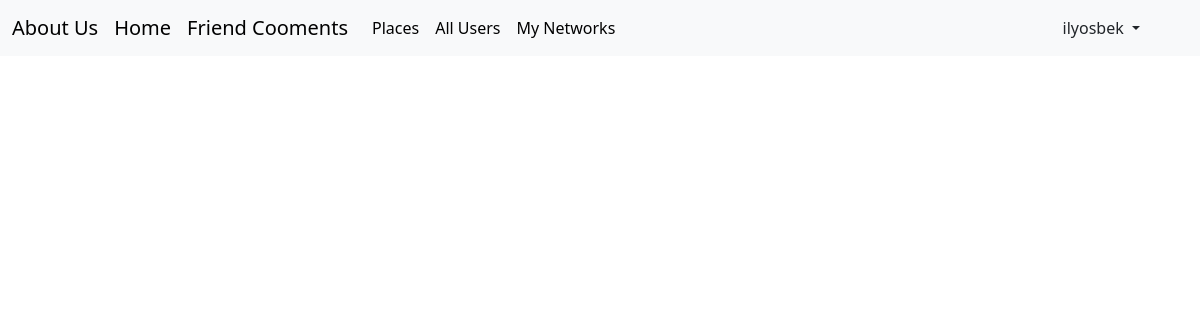
/home_view/ (signed in), run on an earlier commit of the app's database.
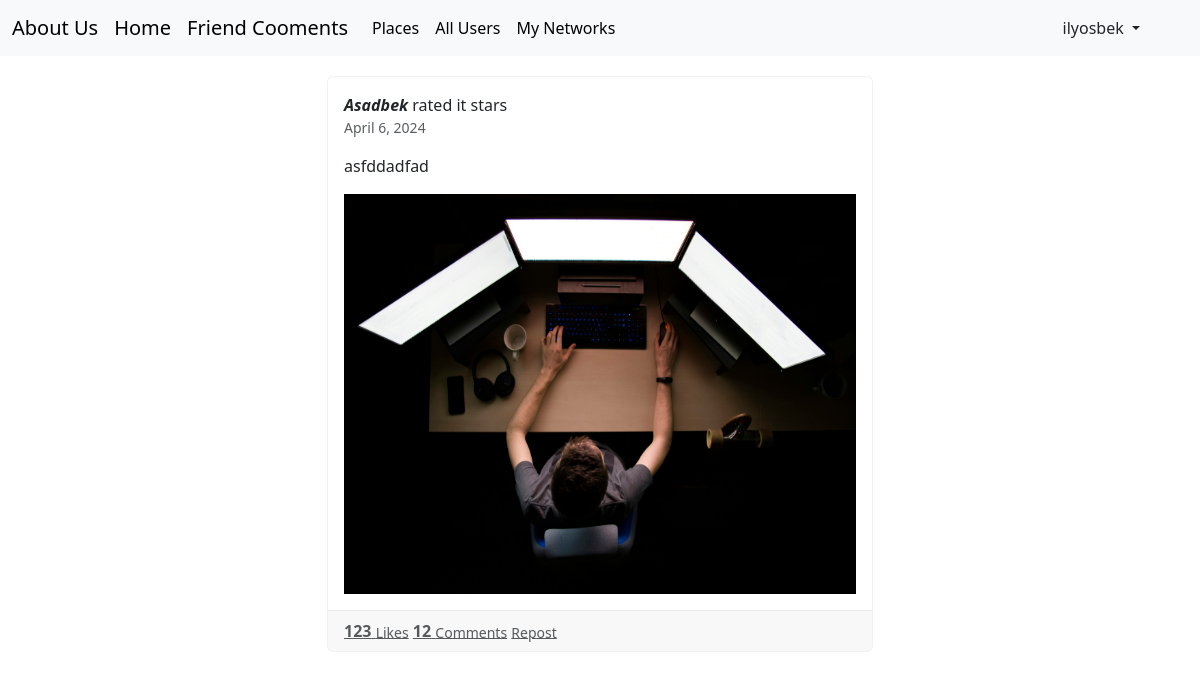
And on a later commit of the database.
### places/models.py (models this page shows, shortened)
class Comment(models.Model):
    user=models.ForeignKey(User, on_delete=models.CASCADE)
    place=models.ForeignKey(Place, on_delete=models.CASCADE, related_name='izohlar')
    comment_text=models.TextField()
    star_given=models.IntegerField(validators=[MinValueValidator(1), MaxValueValidator(5)])
    created_at=models.DateField(default=timezone.now)

class Place(models.Model):
    name=models.CharField(max_length=100)
    description=models.TextField()
    address=models.CharField(max_length=100)
    image=models.ImageField(upload_to='places_images/', default='places/default1.jpg')

### users/models.py (models this page shows)
class User(AbstractUser):
    photo=models.ImageField(upload_to="user_photos/", default='users/default.jpeg ')
    phone_number=models.CharField(max_length=13, unique=True, blank=True, null=True)
    friends=models.ManyToManyField('users.User', blank=True)

### comfig/views.py (the view)
# urls.py: path('home_view/', HomeView.as_view(), name='home_view'),
class HomeView(LoginRequiredMixin, View):
   def get(self, request):
      place_reviews=Comment.objects.exclude(user=request.user)
      return render (request, 'home.html', {"place_reviews":place_reviews})

### templates/home.html (shortened to what this page needs)
{% extends "base.html" %}
{% load static %}
{% block content %}
<div class="container posts-content" style="margin-top:20px;">
  <div class="row justify-content-center">
    <div class="col-lg-6">
        {% for review in place_reviews %}
        {% if review.user in user.friends.all %}
          <div class="card mb-4" style="border: 1px solid rgba(24,28,33,0.06);">
        <div class="card-body">
          <div class="media mb-3">
            <div class="media-body ml-3">
              <i><b>{{ review.user.username }}</b></i> rated it <b>{{ review.stars_given }}</b> stars
              <div class="text-muted small">{{ review.created_at }}</div>
            </div>
          </div>
          <p>
            {{ review.comment_text }}
          </p>
          <a href="javascript:void(0)" class="ui-rect ui-bg-cover" style="background-color: transparent; background-position: center center; background-size: cover; display: block; width: 100%; position: relative;">
            <img src="{{ review.place.image.url }}" class="ui-rect-content" alt="" width="100%" height="400px">
          </a>
        </div>
        <div class="card-footer" style="border-color: rgba(24,28,33,0.06);">
          <a href="javascript:void(0)" class="d-inline-block text-muted">
            <strong>123</strong> <small class="align-middle">Likes</small>
          </a>
          <a href="javascript:void(0)" class="d-inline-block text-muted ml-3">
            <strong>12</strong> <small class="align-middle">Comments</small>
          </a>
          <a href="javascript:void(0)" class="d-inline-block text-muted ml-3">
            <small class="align-middle">Repost</small>
          </a>
        </div>
      </div>
         {% endif %}
        {% endfor %}
    </div>
  </div>
</div>
{% endblock content %}

What changed in the data, as far as the page shows it:
added Comment: user.username "Asadbek", created_at "April 6, 2024", comment_text "asfddadfad", place.image (picture)
